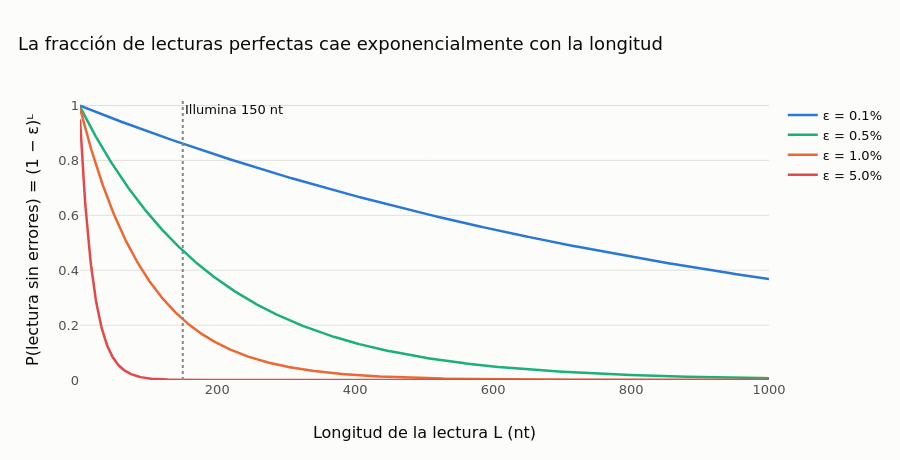

This figure's notebook cell:
### Markdown cell above
## 4. 🧪 Experimento Monte Carlo: lecturas sin errores

Un secuenciador Illumina se equivoca en aproximadamente $\varepsilon \approx 0.1\text{–}1\,\%$ de las bases. Si una
lectura (*read*) mide $L = 150$ bases, ¿qué fracción de lecturas sale **perfecta**, sin ningún error?

**Respuesta teórica.** Si cada base es correcta con probabilidad $1-\varepsilon$, independientemente de las demás:

$$
p_{\text{perfecta}} \;=\; \underbrace{(1-\varepsilon)}_{\text{base 1 correcta}} \times \underbrace{(1-\varepsilon)}_{\text{base 2 correcta}}
\times \cdots \;=\; (1-\varepsilon)^{L}
$$

Con $\varepsilon = 0.01$ y $L = 150$: $\;0.99^{150} \approx 0.221$. ¡Sólo 1 de cada 5 lecturas es perfecta!

**Ejemplo a mano para ganar intuición.** Con lecturas de sólo $L = 3$ bases: $0.99^3 = 0.99 \times 0.99 \times 0.99
\approx 0.970$. Cada base "cobra" un 1 % de la probabilidad restante; con 150 bases esas pequeñas pérdidas se
acumulan multiplicativamente. Un atajo útil: para $\varepsilon$ pequeño, $(1-\varepsilon)^L \approx e^{-\varepsilon L}$,
y $e^{-1.5} \approx 0.22$.

**Respuesta por simulación (Monte Carlo).** Simulamos $N$ lecturas y contamos cuántas no tienen errores. La
estimación $\hat p$ tiene una incertidumbre dada por el **error estándar**:

$$
\mathrm{SE}(\hat p) \;=\; \frac{\sigma}{\sqrt{N}} \;=\; \sqrt{\frac{p\,(1-p)}{N}}
$$

| Símbolo | Significado |
|---|---|
| $N$ | número de réplicas simuladas (lecturas) |
| $\hat p$ | fracción de lecturas perfectas en la simulación |
| $\sigma = \sqrt{p(1-p)}$ | desviación estándar de **una** réplica (vale 1 si es perfecta, 0 si no) |
| $\mathrm{SE}$ | cuánto variaría $\hat p$ si repitiéramos la simulación con otra semilla |

Es la misma ley que encontramos en la Lección 0.1 con el GC de una ventana: **para reducir el error a la mitad, hay
que simular cuatro veces más**. Y una distinción crucial: una semilla fija no hace "más exacto" el resultado, lo
hace **repetible**. La exactitud la da $N$; la repetibilidad, la semilla.

### 🖱️ Explore la fórmula

Antes de simular, explore la fórmula teórica. Cada curva corresponde a una tasa de error; pase el cursor para leer
la fracción de lecturas perfectas para cualquier longitud. Compare una lectura corta de Illumina (150 nt) con una
lectura larga (miles de nt).

### Code cell
Ls = np.arange(1, 1001)
fig = go.Figure()
for eps_i, color in zip([0.001, 0.005, 0.01, 0.05], [ec.BLUE, ec.AQUA, ec.ORANGE, ec.RED]):
    fig.add_scatter(x=Ls, y=(1 - eps_i) ** Ls, mode="lines", line=dict(color=color, width=2.5),
                    name=f"ε = {eps_i:.1%}",
                    hovertemplate=f"ε = {eps_i:.1%}<br>L = %{{x}} nt<br>P(perfecta) = %{{y:.3f}}<extra></extra>")
fig.add_vline(x=150, line_dash="dot", line_color=ec.MUTED, annotation_text="Illumina 150 nt",
              annotation_position="top right")
fig.update_layout(title="La fracción de lecturas perfectas cae exponencialmente con la longitud",
                  xaxis_title="Longitud de la lectura L (nt)", yaxis_title="P(lectura sin errores) = (1 − ε)ᴸ",
                  height=460, yaxis_range=[0, 1.02], hovermode="x unified")
fig.show()

### Figure 1 — Plotly figure (JSON) as saved in the notebook; plotly's stock layout.template omitted (floating-point values rounded to 4 significant figures; data arrays with more than 128 entries replaced by an {"elided": "..."} marker saying what was removed)
{"data": [{"hovertemplate": "ε = 0.1%<br>L = %{x} nt<br>P(perfecta) = %{y:.3f}<extra></extra>", "line": {"color": "#2a78d6", "width": 2.5}, "mode": "lines", "name": "ε = 0.1%", "type": "scatter", "x": {"elided": "1000 int values"}, "y": {"elided": "1000 float values"}}, {"hovertemplate": "ε = 0.5%<br>L = %{x} nt<br>P(perfecta) = %{y:.3f}<extra></extra>", "line": {"color": "#1baf7a", "width": 2.5}, "mode": "lines", "name": "ε = 0.5%", "type": "scatter", "x": {"elided": "1000 int values"}, "y": {"elided": "1000 float values"}}, {"hovertemplate": "ε = 1.0%<br>L = %{x} nt<br>P(perfecta) = %{y:.3f}<extra></extra>", "line": {"color": "#eb6834", "width": 2.5}, "mode": "lines", "name": "ε = 1.0%", "type": "scatter", "x": {"elided": "1000 int values"}, "y": {"elided": "1000 float values"}}, {"hovertemplate": "ε = 5.0%<br>L = %{x} nt<br>P(perfecta) = %{y:.3f}<extra></extra>", "line": {"color": "#e34948", "width": 2.5}, "mode": "lines", "name": "ε = 5.0%", "type": "scatter", "x": {"elided": "1000 int values"}, "y": {"elided": "1000 float values"}}], "layout": {"annotations": [{"showarrow": false, "text": "Illumina 150 nt", "x": 150, "xanchor": "left", "xref": "x", "y": 1, "yanchor": "top", "yref": "y domain"}], "height": 460, "hovermode": "x unified", "shapes": [{"line": {"color": "#898781", "dash": "dot"}, "type": "line", "x0": 150, "x1": 150, "xref": "x", "y0": 0, "y1": 1, "yref": "y domain"}], "title": {"text": "La fracción de lecturas perfectas cae exponencialmente con la longitud"}, "xaxis": {"title": {"text": "Longitud de la lectura L (nt)"}}, "yaxis": {"range": [0, 1.02], "title": {"text": "P(lectura sin errores) = (1 − ε)ᴸ"}}}}
